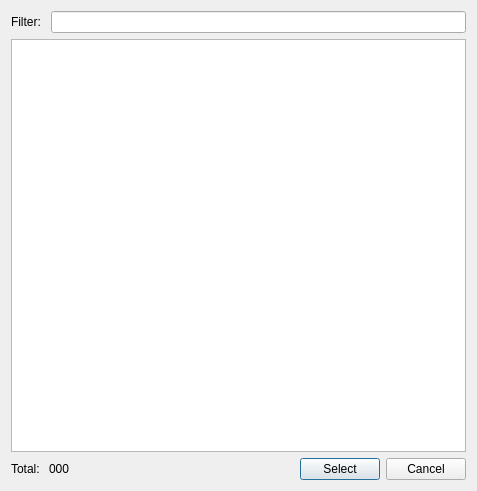
<?xml version="1.0" encoding="UTF-8"?>
<ui version="4.0">
 <class>AccountLookupDialog</class>
 <widget class="QDialog" name="AccountLookupDialog">
  <property name="geometry">
   <rect>
    <x>0</x>
    <y>0</y>
    <width>477</width>
    <height>491</height>
   </rect>
  </property>
  <property name="windowTitle">
   <string>AccountLookupDialog</string>
  </property>
  <layout class="QVBoxLayout" name="verticalLayout_2">
   <item>
    <layout class="QVBoxLayout" name="verticalLayout">
     <item>
      <layout class="QHBoxLayout" name="horizontalLayout_4">
       <item>
        <widget class="QLabel" name="label">
         <property name="text">
          <string>Filter: </string>
         </property>
        </widget>
       </item>
       <item>
        <widget class="QLineEdit" name="lineEdit"/>
       </item>
      </layout>
     </item>
     <item>
      <widget class="QListWidget" name="accountsListWidget"/>
     </item>
     <item>
      <layout class="QHBoxLayout" name="horizontalLayout">
       <item>
        <widget class="QLabel" name="total_label">
         <property name="text">
          <string>Total: </string>
         </property>
        </widget>
       </item>
       <item>
        <widget class="QLabel" name="total_digits_label">
         <property name="text">
          <string>000</string>
         </property>
        </widget>
       </item>
       <item>
        <spacer name="horizontalSpacer">
         <property name="orientation">
          <enum>Qt::Horizontal</enum>
         </property>
         <property name="sizeHint" stdset="0">
          <size>
           <width>40</width>
           <height>20</height>
          </size>
         </property>
        </spacer>
       </item>
       <item>
        <widget class="QPushButton" name="pushButton">
         <property name="text">
          <string>Select</string>
         </property>
        </widget>
       </item>
       <item>
        <widget class="QPushButton" name="pushButton_2">
         <property name="text">
          <string>Cancel</string>
         </property>
        </widget>
       </item>
      </layout>
     </item>
    </layout>
   </item>
  </layout>
 </widget>
 <resources/>
 <connections/>
</ui>
